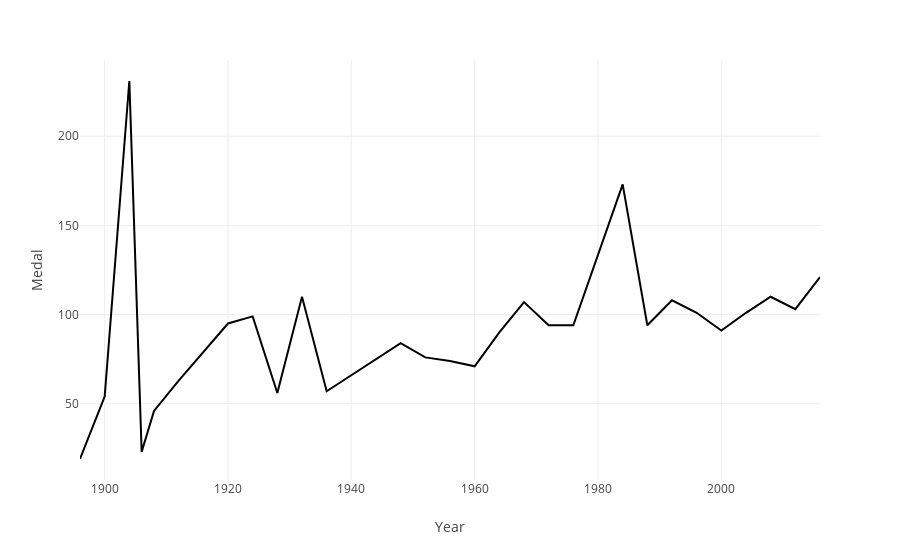

Notebook source saved alongside this figure:
### Code cell
fig=px.line(final_df, x="Year", y="Medal")
fig.show()

### Figure 1 — Plotly figure (JSON) as saved in the notebook; plotly's stock layout.template omitted (floating-point values rounded to 4 significant figures)
{"data": [{"hovertemplate": "Year=%{x}<br>Medal=%{y}<extra></extra>", "legendgroup": "", "line": {"color": "#000001", "dash": "solid"}, "marker": {"symbol": "circle"}, "mode": "lines", "name": "", "orientation": "v", "showlegend": false, "type": "scatter", "x": [1896, 1900, 1904, 1906, 1908, 1912, 1920, 1924, 1928, 1932, 1936, 1948, 1952, 1956, 1960, 1964, 1968, 1972, 1976, 1984, 1988, 1992, 1996, 2000, 2004, 2008, 2012, 2016], "xaxis": "x", "y": [19, 54, 231, 23, 46, 63, 95, 99, 56, 110, 57, 84, 76, 74, 71, 90, 107, 94, 94, 173, 94, 108, 101, 91, 101, 110, 103, 121], "yaxis": "y"}], "layout": {"legend": {"tracegroupgap": 0}, "margin": {"t": 60}, "xaxis": {"anchor": "y", "domain": [0, 1], "title": {"text": "Year"}}, "yaxis": {"anchor": "x", "domain": [0, 1], "title": {"text": "Medal"}}}}
